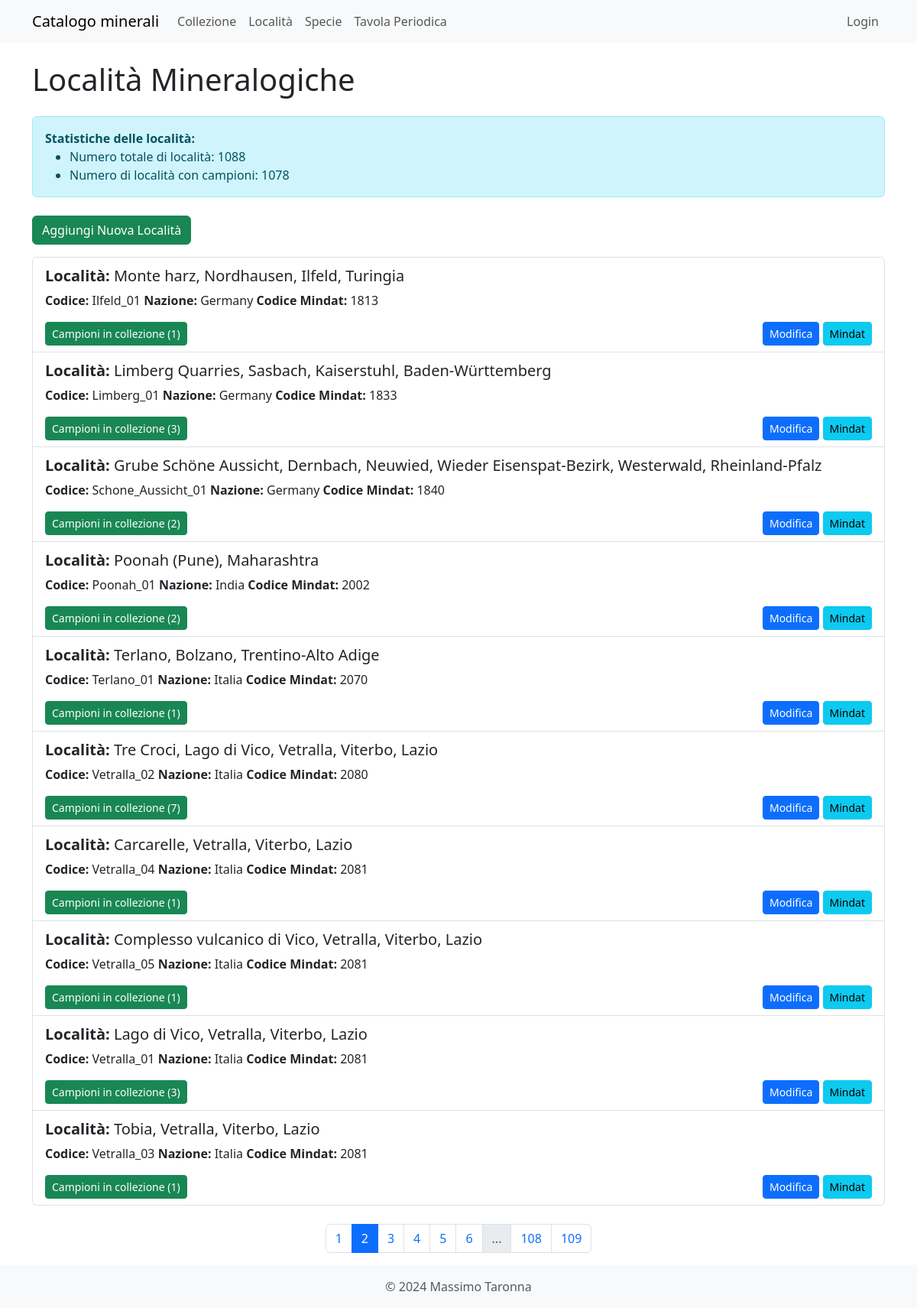
Page /localita?page=2 on the committed database.
### models.py (models this page shows)
class Localita(db.Model, SerializerMixin):
    id = db.Column(db.Integer, primary_key=True)
    cod_loc = db.Column(db.String(100), unique=True, nullable=False)
    cava_min = db.Column(db.String(255))
    loc_monte = db.Column(db.String(255))
    valle = db.Column(db.String(50))
    comune = db.Column(db.String(50))
    distr_pref = db.Column(db.String(50))
    provincia = db.Column(db.String(50))
    regione = db.Column(db.String(50))
    dipartimento = db.Column(db.String(50))
    stato = db.Column(db.String(50))
    nazione = db.Column(db.String(100))
    note = db.Column(db.Text)
    cod_mindat = db.Column(db.Integer)
    collezione = db.relationship('Collezione', backref='localita', lazy='dynamic')
    serialize_rules = ('-collezione',)

### app.py (the view)
@app.route('/localita')
def localita():
    page = request.args.get('page', 1, type=int)
    per_page = 10  # Numero di località per pagina
    pagination = Localita.query.order_by(Localita.cava_min).paginate(page=page, per_page=per_page, error_out=False)
    items = pagination.items
    total_localita = Localita.query.count()
    localita_con_campioni = db.session.query(Localita.id).join(Collezione).group_by(Localita.id).count()
    return render_template('localita.html',
                           items=items,
                           pagination=pagination,
                           total_localita=total_localita,
                           localita_con_campioni=localita_con_campioni)

### app.py (called while the page is built, shortened)
@app.before_request
def create_admin_user():
    global is_first_request

@app.context_processor
def inject_specie_valide():
    specie_valide_count = db.session.query(func.count(func.distinct(Collezione.specie_id))).filter(Collezione.specie_id.isnot(None)).scalar()
    return {'specie_valide': specie_valide_count}

### templates/localita.html (shortened to what this page needs)
{% extends "base.html" %}
{% block content %}
<h1 class="mb-4">Località Mineralogiche</h1>
<div class="alert alert-info mb-4">
    <strong>Statistiche delle località:</strong>
    <ul class="mb-0">
        <li>Numero totale di località: {{ total_localita }}</li>
        <li>Numero di località con campioni: {{ localita_con_campioni }}</li>
    </ul>
</div>
<a href="{{ url_for('new_localita') }}" class="btn btn-success mb-3">Aggiungi Nuova Località</a>
<div class="list-group">
    {% for localita in items %}
    <div class="list-group-item">
        <p class="mb-1">
            <h5><strong>Località:</strong> {{ localita.loc_monte }}<br></h5>
            <strong>Codice:</strong> {{ localita.cod_loc }}
            <strong>Nazione:</strong> {{ localita.nazione }}
            <strong>Codice Mindat:</strong> {{ localita.cod_mindat }}
        </p>
        <div class="d-flex justify-content-between align-items-center mt-3">
            <button class="btn btn-success btn-sm" type="button" data-bs-toggle="collapse" data-bs-target="#campioni{{ localita.id }}">
                Campioni in collezione ({{ localita.collezione.count() }})
            </button>
            <div>
                <a href="{{ url_for('edit_localita', id=localita.id) }}" class="btn btn-primary btn-sm">Modifica</a>
                {% if localita.cod_mindat %}
                <a href="https://www.mindat.org/loc-{{ localita.cod_mindat }}.html" class="btn btn-info btn-sm" target="_blank">Mindat</a>
                {% endif %}
            </div>
        </div>
    </div>
    {% endfor %}
</div>
{% if pagination %}
<nav aria-label="Page navigation" class="mt-4">
    <ul class="pagination justify-content-center">
        {% for page in pagination.iter_pages() %}
            {% if page %}
                <li class="page-item {{ 'active' if page == pagination.page else '' }}">
                    <a class="page-link" href="{{ url_for('localita', page=page) }}">{{ page }}</a>
                </li>
            {% else %}
                <li class="page-item disabled">
                    <span class="page-link">...</span>
                </li>
            {% endif %}
        {% endfor %}
    </ul>
</nav>
{% endif %}
{% endblock %}

### rows in the picture
Localita: loc_monte "Monte harz, Nordhausen, Ilfeld, Turingia", cod_loc "Ilfeld_01", nazione "Germany", cod_mindat "1813", collezione.count "1"
Localita: loc_monte "Limberg Quarries, Sasbach, Kaiserstuhl, Baden-Württemberg", cod_loc "Limberg_01", nazione "Germany", cod_mindat "1833", collezione.count "3"
Localita: loc_monte "Grube Schöne Aussicht, Dernbach, Neuwied, Wieder Eisenspat-Bezirk, Westerwald, Rheinland-Pfalz", cod_loc "Schone_Aussicht_01", nazione "Germany", cod_mindat "1840", collezione.count "2"
Localita: loc_monte "Poonah (Pune), Maharashtra", cod_loc "Poonah_01", nazione "India", cod_mindat "2002", collezione.count "2"
Localita: loc_monte "Terlano, Bolzano, Trentino-Alto Adige", cod_loc "Terlano_01", nazione "Italia", cod_mindat "2070", collezione.count "1"
Localita: loc_monte "Tre Croci, Lago di Vico, Vetralla, Viterbo, Lazio", cod_loc "Vetralla_02", nazione "Italia", cod_mindat "2080", collezione.count "7"
Localita: loc_monte "Carcarelle, Vetralla, Viterbo, Lazio", cod_loc "Vetralla_04", nazione "Italia", cod_mindat "2081", collezione.count "1"
Localita: loc_monte "Complesso vulcanico di Vico, Vetralla, Viterbo, Lazio", cod_loc "Vetralla_05", nazione "Italia", cod_mindat "2081", collezione.count "1"
Localita: loc_monte "Lago di Vico, Vetralla, Viterbo, Lazio", cod_loc "Vetralla_01", nazione "Italia", cod_mindat "2081", collezione.count "3"
Localita: loc_monte "Tobia, Vetralla, Viterbo, Lazio", cod_loc "Vetralla_03", nazione "Italia", cod_mindat "2081", collezione.count "1"

### other values in the picture
{{ total_localita }} "1088"
{{ localita_con_campioni }} "1078"
{{ page }} "1" "2" "3" "4" "5" "6" "108" "109"
